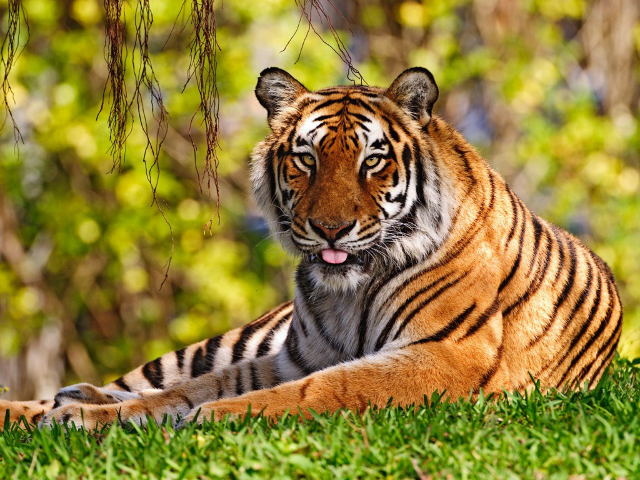
%> input picture matlabCourse/lab6/tygrys.bmp, 640 x 480 px
$ octave cw1.m   (GNU Octave 9; MATLAB toolbox functions it lacks are replaced by stand-ins)
%> lines starting %> are read from the running program, lines starting %| are printed output that depends on the picture
clear, clc;
I = imread('tygrys.bmp');
%> I is the input picture: size 480x640x3 uint8; mean R, G, B 146.6, 128.6, 57.7
figure, subplot(2, 2, 1);
imshow(I);
title('Obraz');
[Lw, Lk, N] = size(I);
%> Lw = 480; Lk = 640; N = 3
X(Lw, Lk, N) = uint8(0);
%> X: size 480x640x3 uint8; every value is 0
X(:, :, 1) = I(:, :, 1);
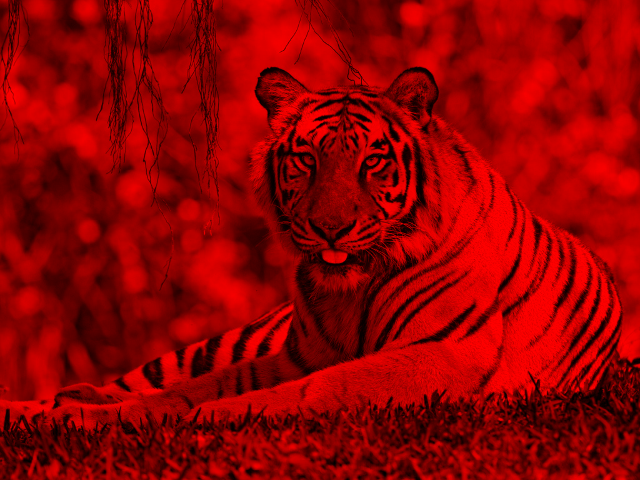
%> X: size 480x640x3 uint8; mean R, G, B 146.6, 0, 0
subplot(2, 2, 2);
imshow(X);
title('Sk쿪dowa czerwona');
clear X;
[Lw, Lk, N] = size(I);
X(Lw, Lk, N) = uint8(0);
X(:, :, 2) = I(:, :, 2);
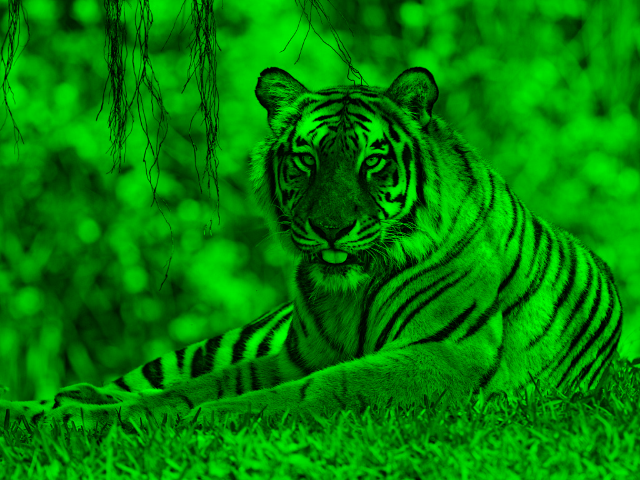
%> X: size 480x640x3 uint8; mean R, G, B 0, 128.6, 0
subplot(2, 2, 3);
imshow(X);
title('Sk쿪dowa zielona');
clear X;
[Lw, Lk, N] = size(I);
X(Lw, Lk, N) = uint8(0);
X(:, :, 3) = I(:, :, 3);
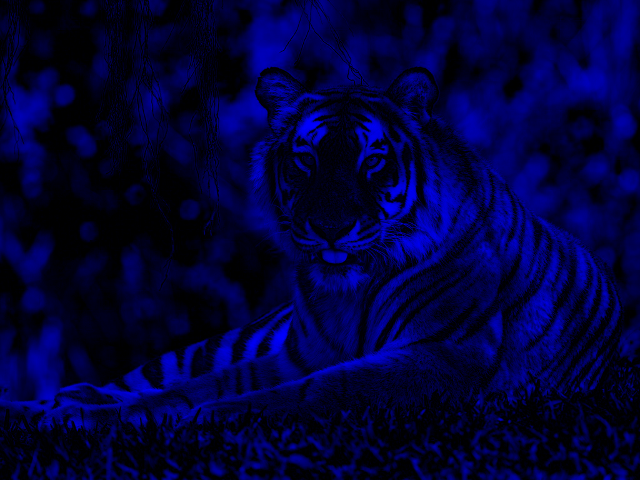
%> X: size 480x640x3 uint8; mean R, G, B 0, 0, 57.7
subplot(2, 2, 4);
imshow(X);
title('Sk쿪dowa niebieska');

$ run again, with matlabCourse/lab6/krajobraz.bmp copied over matlabCourse/lab6/tygrys.bmp
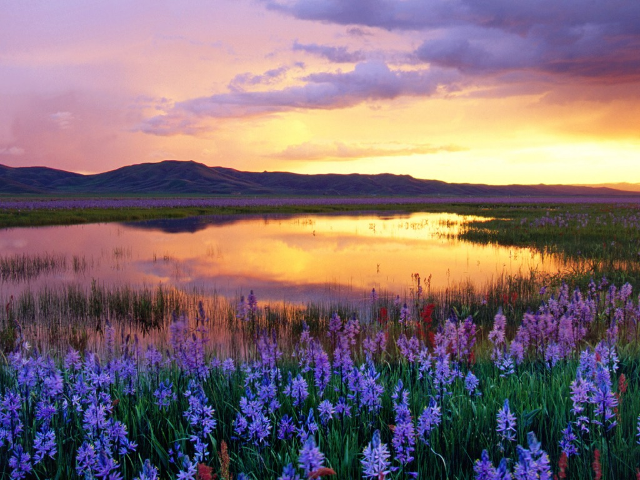
%> input picture matlabCourse/lab6/krajobraz.bmp, 640 x 480 px
%> I is the input picture: size 480x640x3 uint8; mean R, G, B 130.2, 109.5, 114.6
%> `X(:, :, 2) = I(:, :, 2);`:
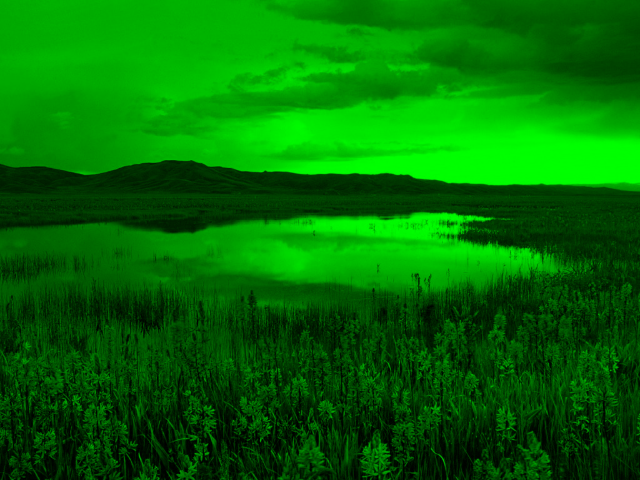
%> X: size 480x640x3 uint8; mean R, G, B 0, 109.5, 0
%> `X(:, :, 3) = I(:, :, 3);`:
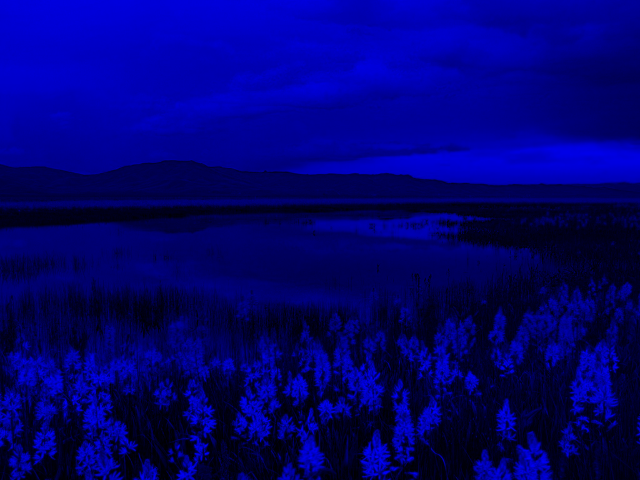
%> X: size 480x640x3 uint8; mean R, G, B 0, 0, 114.6

$ run again, with matlabCourse/lab6/kwiaty.bmp copied over matlabCourse/lab6/tygrys.bmp
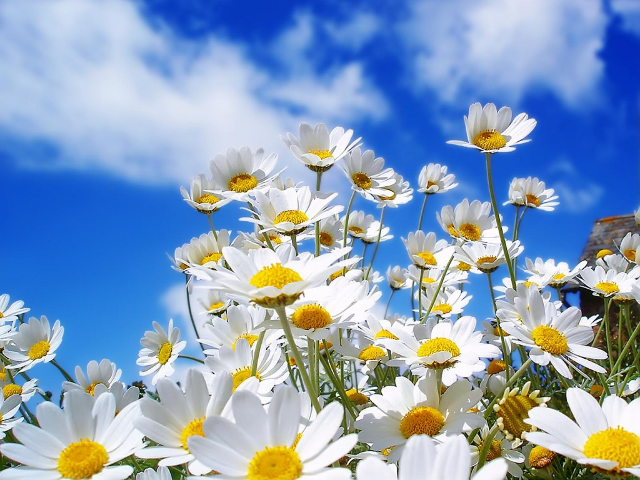
%> input picture matlabCourse/lab6/kwiaty.bmp, 640 x 480 px
%> I is the input picture: size 480x640x3 uint8; mean R, G, B 135.6, 159.5, 189.1
%> `X(:, :, 2) = I(:, :, 2);`:
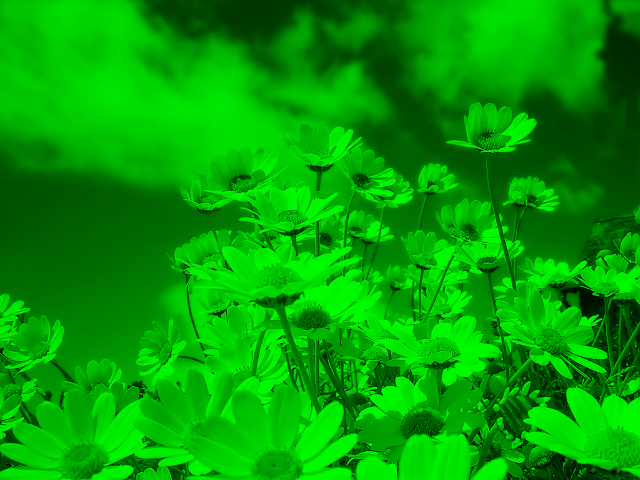
%> X: size 480x640x3 uint8; mean R, G, B 0, 159.5, 0
%> `X(:, :, 3) = I(:, :, 3);`:
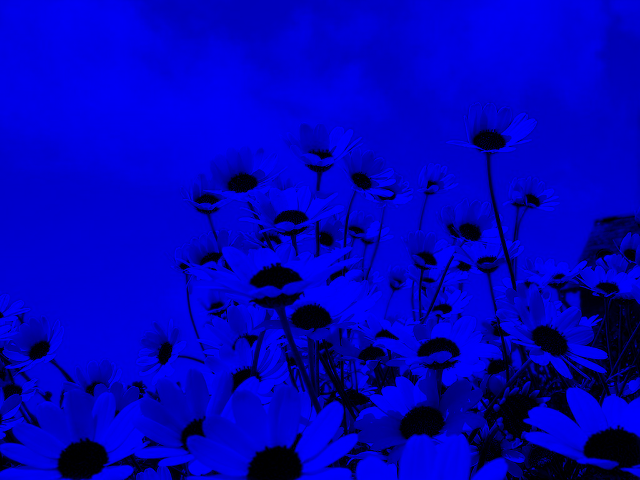
%> X: size 480x640x3 uint8; mean R, G, B 0, 0, 189.1
